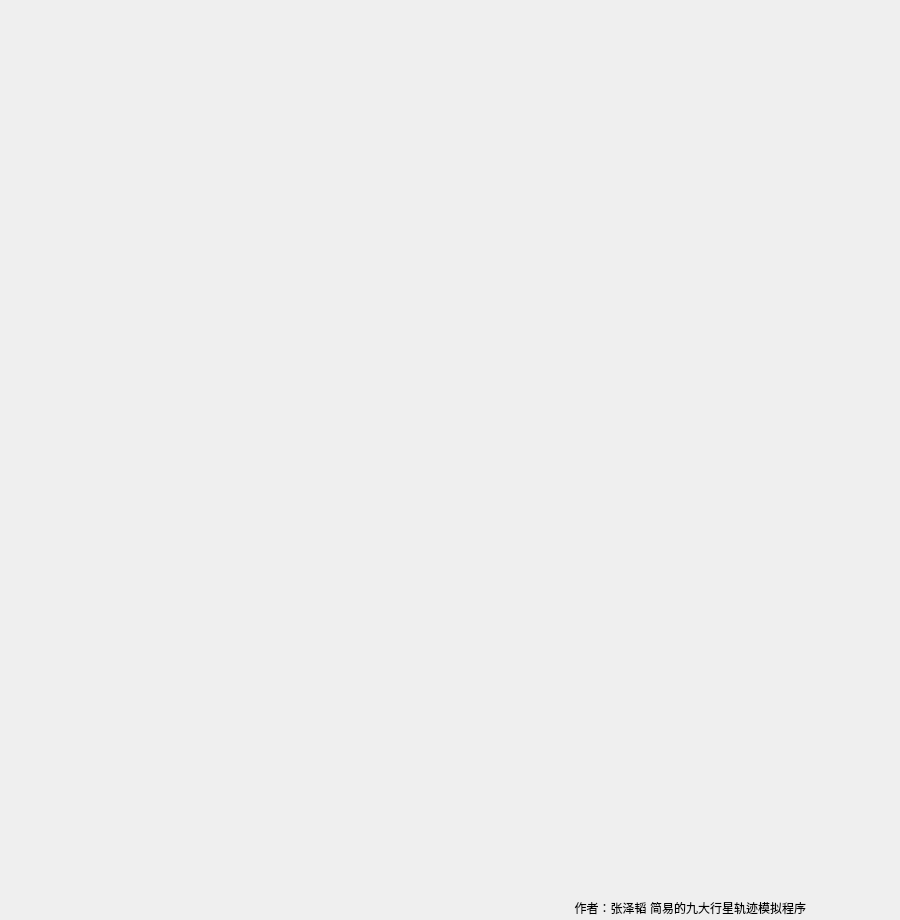
<?xml version="1.0" encoding="UTF-8"?>
<ui version="4.0">
 <class>Widget</class>
 <widget class="QWidget" name="Widget">
  <property name="geometry">
   <rect>
    <x>0</x>
    <y>0</y>
    <width>900</width>
    <height>920</height>
   </rect>
  </property>
  <property name="minimumSize">
   <size>
    <width>900</width>
    <height>920</height>
   </size>
  </property>
  <property name="maximumSize">
   <size>
    <width>900</width>
    <height>920</height>
   </size>
  </property>
  <property name="windowTitle">
   <string>Widget</string>
  </property>
  <layout class="QGridLayout" name="gridLayout">
   <item row="0" column="0">
    <widget class="QLabel" name="label_2">
     <property name="minimumSize">
      <size>
       <width>800</width>
       <height>60</height>
      </size>
     </property>
     <property name="maximumSize">
      <size>
       <width>800</width>
       <height>60</height>
      </size>
     </property>
     <property name="text">
      <string/>
     </property>
     <property name="alignment">
      <set>Qt::AlignCenter</set>
     </property>
    </widget>
   </item>
   <item row="1" column="0">
    <widget class="QLabel" name="label">
     <property name="enabled">
      <bool>true</bool>
     </property>
     <property name="minimumSize">
      <size>
       <width>800</width>
       <height>800</height>
      </size>
     </property>
     <property name="maximumSize">
      <size>
       <width>800</width>
       <height>800</height>
      </size>
     </property>
     <property name="text">
      <string/>
     </property>
    </widget>
   </item>
  </layout>
  <widget class="QLabel" name="label_3">
   <property name="geometry">
    <rect>
     <x>6</x>
     <y>878</y>
     <width>800</width>
     <height>60</height>
    </rect>
   </property>
   <property name="minimumSize">
    <size>
     <width>800</width>
     <height>60</height>
    </size>
   </property>
   <property name="maximumSize">
    <size>
     <width>800</width>
     <height>60</height>
    </size>
   </property>
   <property name="sizeIncrement">
    <size>
     <width>0</width>
     <height>0</height>
    </size>
   </property>
   <property name="text">
    <string>作者：张泽韬 简易的九大行星轨迹模拟程序</string>
   </property>
   <property name="alignment">
    <set>Qt::AlignRight|Qt::AlignTrailing|Qt::AlignVCenter</set>
   </property>
  </widget>
 </widget>
 <resources/>
 <connections/>
</ui>
